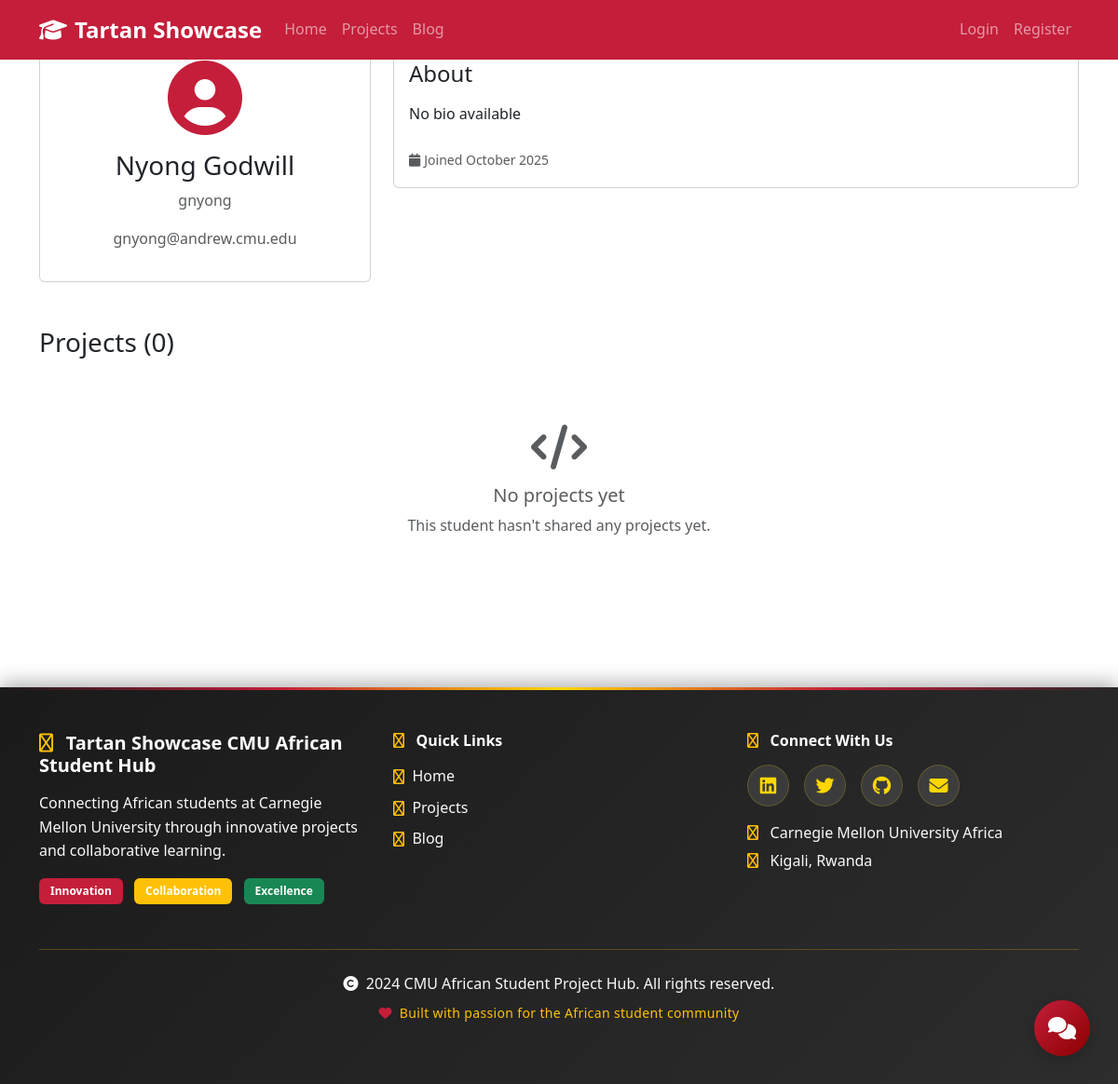
The app's page /student/1, older data.
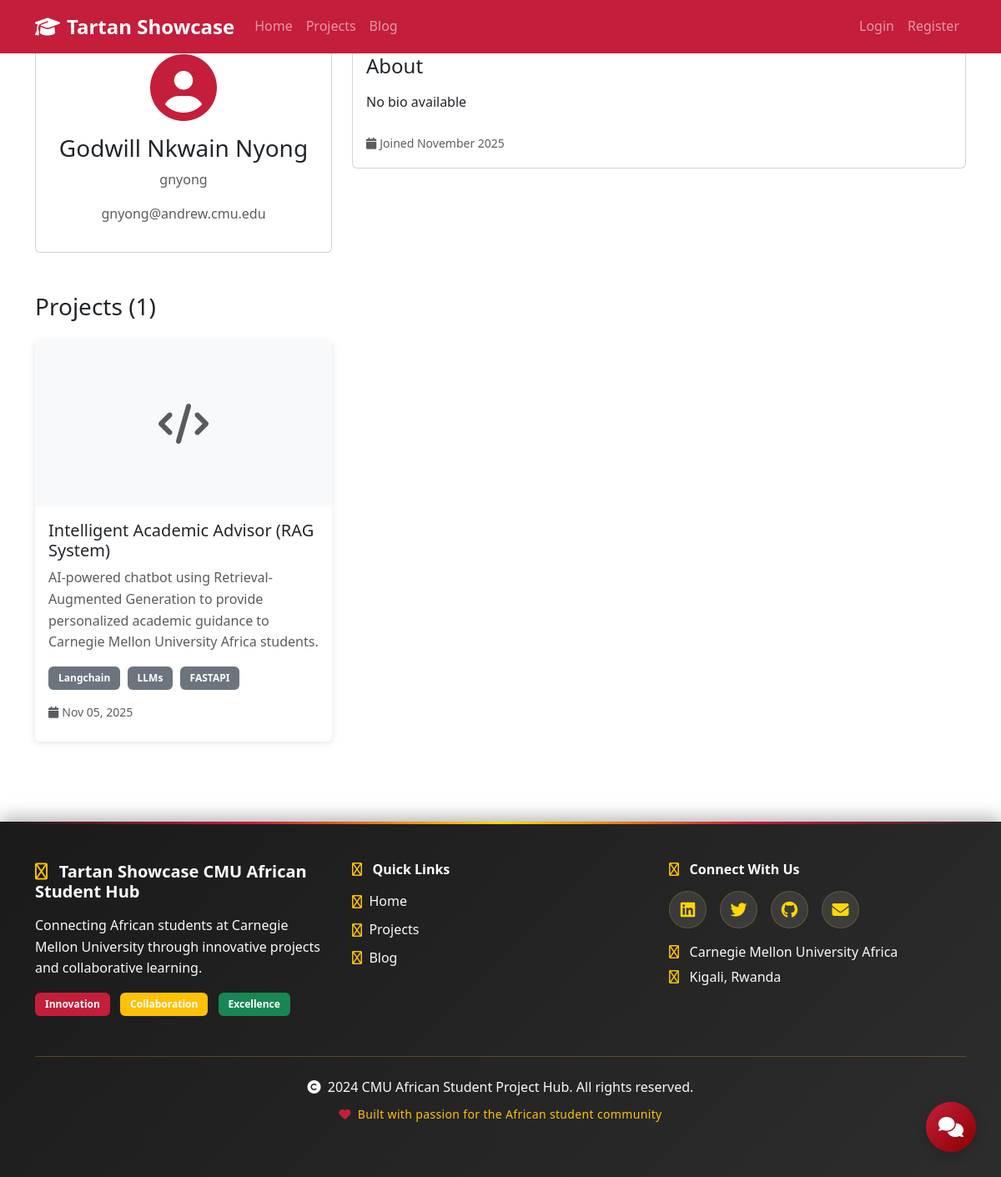
The same page, newer data.
### app.py (models this page shows, shortened)
class User(UserMixin, db.Model):
    id = db.Column(db.Integer, primary_key=True)
    andrew_id = db.Column(db.String(20), unique=True, nullable=False)
    password_hash = db.Column(db.String(60), nullable=False)
    full_name = db.Column(db.String(100), nullable=False)
    email = db.Column(db.String(120), unique=True, nullable=False)
    bio = db.Column(db.Text)
    research_interests = db.Column(db.Text)
    contact_info = db.Column(db.Text)
    profile_image = db.Column(db.String(200))
    date_joined = db.Column(db.DateTime, default=datetime.utcnow)
    projects = db.relationship('Project', backref='user', lazy=True, cascade='all, delete-orphan')
    blog_posts = db.relationship('BlogPost', backref='user', lazy=True, cascade='all, delete-orphan')
    comments = db.relationship('Comment', backref='user', lazy=True, cascade='all, delete-orphan')

class Project(db.Model):
    id = db.Column(db.Integer, primary_key=True)
    title = db.Column(db.String(200), nullable=False)
    description = db.Column(db.Text, nullable=False)
    image_url = db.Column(db.String(200))
    github_url = db.Column(db.String(200))
    demo_url = db.Column(db.String(200))
    technologies = db.Column(db.Text)
    user_id = db.Column(db.Integer, db.ForeignKey('user.id'), nullable=False)
    date_created = db.Column(db.DateTime, default=datetime.utcnow)
    is_featured = db.Column(db.Boolean, default=False)

### app.py (the view)
@app.route('/student/<int:user_id>')
def student_profile(user_id):
    user = User.query.get_or_404(user_id)
    projects = Project.query.filter_by(user_id=user_id).order_by(Project.date_created.desc()).all()
    return render_template('student_profile.html', student=user, projects=projects)

### templates/student_profile.html (shortened to what this page needs)
{% extends "base.html" %}  {% block content %}
<div class="container py-5">
  <div class="row mb-5">
    <div class="col-lg-4">
      <div class="card">
        <div class="card-body text-center">
          <div class="student-avatar mb-3">
            {% if student.profile_image %}
            <img
              src="{{ student.profile_image }}"
              class="rounded-circle"
              width="120"
              height="120"
              alt="{{ student.full_name }}"
            />
            {% else %}
            <i class="fas fa-user-circle fa-5x text-primary"></i>
            {% endif %}
          </div>
          <h3 class="card-title">{{ student.full_name }}</h3>
          <p class="text-muted">{{ student.andrew_id }}</p>
          <p class="text-muted">{{ student.email }}</p>
        </div>
      </div>
    </div>
    <div class="col-lg-8">
      <div class="card">
        <div class="card-body">
          <h4 class="card-title mb-3">About</h4>
          <p class="card-text">{{ student.bio or 'No bio available' }}</p>
          <div class="mt-4">
            <small class="text-muted">
              <i class="fas fa-calendar me-1"></i>Joined {{
              student.date_joined.strftime('%B %Y') }}
            </small>
          </div>
        </div>
      </div>
    </div>
  </div>
  <div class="row">
    <div class="col-12">
      <h3 class="mb-4">Projects ({{ projects|length }})</h3>
      {% if projects %}
      <div class="row g-4">
        {% for project in projects %}
        <div class="col-lg-4 col-md-6">
          <div class="card h-100 project-card">
            {% if project.image_url %}
            <img
              src="{{ project.image_url }}"
              class="card-img-top"
              alt="{{ project.title }}"
            />
            {% else %}
            <div
              class="card-img-top bg-light d-flex align-items-center justify-content-center"
              style="height: 200px"
            >
              <i class="fas fa-code fa-3x text-muted"></i>
            </div>
            {% endif %}
            <div class="card-body d-flex flex-column">
              <h5 class="card-title">{{ project.title }}</h5>
              <p class="card-text text-muted">
                {{ project.description[:150] }}
              </p>
              {% if project.technologies %}
              <div class="mb-3">
                {% for tech in project.technologies.split(',') %}
                <span class="badge bg-secondary me-1">{{ tech.strip() }}</span>
                {% endfor %}
              </div>
              {% endif %}
              <div class="mt-auto">
                <div
                  class="d-flex justify-content-between align-items-center mb-2"
                >
                  <small class="text-muted">
                    <i class="fas fa-calendar me-1"></i>{{
                    project.date_created.strftime('%b %d, %Y') }}
                  </small>
                </div>
              </div>
            </div>
          </div>
        </div>
        {% endfor %}
      </div>
      {% else %}
      <div class="text-center py-5">
        <i class="fas fa-code fa-3x text-muted mb-3"></i>
        <h5 class="text-muted">No projects yet</h5>
        <p class="text-muted">This student hasn't shared any projects yet.</p>
      </div>
      {% endif %}
    </div>
  </div>
</div>
{% endblock %}

### templates/base.html (shortened to what this page needs)
<!DOCTYPE html>
<html lang="en">
  <head>
    <link
      href="https://cdn.jsdelivr.net/npm/bootstrap@5.3.0/dist/css/bootstrap.min.css"
      rel="stylesheet"
    />
    <link
      rel="stylesheet"
      href="https://cdnjs.cloudflare.com/ajax/libs/font-awesome/6.4.0/css/all.min.css"
    />
    <link
      rel="stylesheet"
      href="{{ url_for('static', filename='css/style.css') }}"
    />
  </head>
  <body>
    <nav class="navbar navbar-expand-lg navbar-dark bg-primary fixed-top">
      <div class="container">
        <a class="navbar-brand fw-bold" href="{{ url_for('home') }}">
          <i class="fas fa-graduation-cap me-2"></i>Tartan Showcase
        </a>
        <div class="collapse navbar-collapse" id="navbarNav">
          <ul class="navbar-nav me-auto">
            <li class="nav-item">
              <a class="nav-link" href="{{ url_for('home') }}">Home</a>
            </li>
            <li class="nav-item">
              <a class="nav-link" href="{{ url_for('projects') }}">Projects</a>
            </li>
            <li class="nav-item">
              <a class="nav-link" href="{{ url_for('blog') }}">Blog</a>
            </li>
          </ul>
          <ul class="navbar-nav">
            {% if current_user.is_authenticated %}
            <li class="nav-item dropdown">
              <a
                class="nav-link dropdown-toggle"
                href="#"
                role="button"
                data-bs-toggle="dropdown"
              >
                <i class="fas fa-user me-1"></i>{{ current_user.full_name }}
              </a>
              <ul class="dropdown-menu">
                <li>
                  <a class="dropdown-item" href="{{ url_for('dashboard') }}"
                    >Dashboard</a
                  >
                </li>
                <li>
                  <a
                    class="dropdown-item"
                    href="{{ url_for('student_profile', user_id=current_user.id) }}"
                    >Profile</a
                  >
                </li>
                <li><hr class="dropdown-divider" /></li>
                <li>
                  <a class="dropdown-item" href="{{ url_for('logout') }}"
                    >Logout</a
                  >
                </li>
              </ul>
            </li>
            {% else %}
            <li class="nav-item">
              <a class="nav-link" href="{{ url_for('login') }}">Login</a>
            </li>
            <li class="nav-item">
              <a class="nav-link" href="{{ url_for('register') }}">Register</a>
            </li>
            {% endif %}
          </ul>
        </div>
      </div>
    </nav>
    <main>{% block content %}{% endblock %}</main>
    <footer class="footer-cmu py-5 mt-5">
      <div class="container">
        <div class="row">
          <div class="col-md-4 mb-4">
            <h5 class="fw-bold mb-3 text-white">
              <i class="fas fa-graduation-cap me-2 text-warning"></i>
              Tartan Showcase CMU African Student Hub
            </h5>
            <p class="text-light">
              Connecting African students at Carnegie Mellon University through
              innovative projects and collaborative learning.
            </p>
            <div class="mt-3">
              <span class="badge bg-primary me-2">Innovation</span>
              <span class="badge bg-warning me-2">Collaboration</span>
              <span class="badge bg-success">Excellence</span>
            </div>
          </div>
          <div class="col-md-4 mb-4">
            <h6 class="fw-bold mb-3 text-white">
              <i class="fas fa-link me-2 text-warning"></i>
              Quick Links
            </h6>
            <ul class="list-unstyled">
              <li class="mb-2">
                <a
                  href="{{ url_for('home') }}"
                  class="text-light text-decoration-none d-flex align-items-center"
                >
                  <i class="fas fa-home me-2 text-warning"></i>Home
                </a>
              </li>
              <li class="mb-2">
                <a
                  href="{{ url_for('projects') }}"
                  class="text-light text-decoration-none d-flex align-items-center"
                >
                  <i class="fas fa-code me-2 text-warning"></i>Projects
                </a>
              </li>
              <li class="mb-2">
                <a
                  href="{{ url_for('blog') }}"
                  class="text-light text-decoration-none d-flex align-items-center"
                >
                  <i class="fas fa-blog me-2 text-warning"></i>Blog
                </a>
              </li>
            </ul>
          </div>
          <div class="col-md-4 mb-4">
            <h6 class="fw-bold mb-3 text-white">
              <i class="fas fa-share-alt me-2 text-warning"></i>
              Connect With Us
            </h6>
            <div class="d-flex gap-3 mb-3">
              <a href="#" class="social-link" title="LinkedIn">
                <i class="fab fa-linkedin fa-lg"></i>
              </a>
              <a href="#" class="social-link" title="Twitter">
                <i class="fab fa-twitter fa-lg"></i>
              </a>
              <a href="#" class="social-link" title="GitHub">
                <i class="fab fa-github fa-lg"></i>
              </a>
              <a href="#" class="social-link" title="Email">
                <i class="fas fa-envelope fa-lg"></i>
              </a>
            </div>
            <div class="contact-info">
              <p class="text-light mb-1">
                <i class="fas fa-map-marker-alt me-2 text-warning"></i>
                Carnegie Mellon University Africa
              </p>
              <p class="text-light mb-0">
                <i class="fas fa-globe me-2 text-warning"></i>
                Kigali, Rwanda
              </p>
            </div>
          </div>
        </div>
        <hr class="my-4 border-warning" />
        <div class="text-center">
          <p class="text-light mb-2">
            <i class="fas fa-copyright me-1"></i>
            2024 CMU African Student Project Hub. All rights reserved.
          </p>
          <p class="text-warning small">
            <i class="fas fa-heart me-1"></i>
            Built with passion for the African student community
          </p>
        </div>
      </div>
    </footer>
    <div class="floating-chat" id="chatButton">
      <i class="fas fa-comments"></i>
    </div>
  </body>
</html>

### static/css/style.css (style rules this page uses)
:root { --cmu-red: #c41e3a; --cmu-dark-red: #8b0000; --cmu-gold: #ffd700; --cmu-dark-gold: #b8860b; --cmu-blue: #1e3a8a; --cmu-light-blue: #3b82f6; --cmu-gray: #6b7280; --cmu-light-gray: #f3f4f6; --cmu-dark-gray: #374151; }
.bg-primary { background-color: var(--cmu-red) !important; }
.text-primary { color: var(--cmu-red) !important; }
body { font-family: "Segoe UI", Tahoma, Geneva, Verdana, sans-serif; line-height: 1.6; }
.navbar-brand { font-size: 1.5rem; font-weight: 700; }
.project-card, .blog-card { transition: transform 0.3s ease, box-shadow 0.3s ease; border: none; box-shadow: 0 2px 10px rgba(0, 0, 0, 0.1); }
.card-img-top { height: 200px; object-fit: cover; }
.floating-chat { position: fixed; bottom: 30px; right: 30px; width: 60px; height: 60px; background: var(--cmu-red); color: white; border-radius: 50%; display: flex; align-items: center; justify-content: center; cursor: pointer; box-shadow: 0 4px 15px rgba(0, 0, 0, 0.2); transition: all 0.3s ease; z-index: 1000; }
.floating-chat i { font-size: 1.5rem; }
.badge { font-size: 0.75rem; padding: 0.5rem 0.75rem; }
footer { background: linear-gradient(135deg, var(--cmu-dark-gray) 0%, #1a1a1a 100%); }
footer a { transition: color 0.3s ease; }
.footer-cmu { background: linear-gradient(135deg, #1a1a1a 0%, #2d2d2d 100%); position: relative; overflow: hidden; width: 100%; transition: all 0.3s ease; box-shadow: 0 -5px 20px rgba(0, 0, 0, 0.3); }
.footer-cmu::before { content: ""; position: absolute; top: 0; left: 0; right: 0; height: 3px; background: linear-gradient( 90deg, transparent, var(--cmu-red), var(--cmu-gold), var(--cmu-red), transparent ); }
.social-link { display: inline-flex; align-items: center; justify-content: center; width: 45px; height: 45px; background: rgba(255, 255, 255, 0.1); color: var(--cmu-gold); border-radius: 50%; text-decoration: none; transition: all 0.3s cubic-bezier(0.4, 0, 0.2, 1); backdrop-filter: blur(10px); border: 1px solid rgba(255, 215, 0, 0.2); }
.footer-cmu a { transition: all 0.3s ease; position: relative; }
.footer-cmu a::after { content: ""; position: absolute; bottom: -2px; left: 0; width: 0; height: 2px; background: var(--cmu-gold); transition: width 0.3s ease; }
.contact-info p { transition: all 0.3s ease; }
.footer-cmu .text-warning { font-weight: 500; letter-spacing: 0.025em; }
.footer-cmu .text-warning i { color: var(--cmu-red); animation: heartbeat 2s ease-in-out infinite; }
.floating-chat { position: fixed; bottom: 30px; right: 30px; width: 60px; height: 60px; background: linear-gradient(135deg, var(--cmu-red), var(--cmu-dark-red)); color: white; border-radius: 50%; display: flex; align-items: center; justify-content: center; cursor: pointer; box-shadow: 0 4px 15px rgba(0, 0, 0, 0.2); transition: all 0.3s ease; z-index: 1001; }

Row changes from the older to the newer data that the page shows:
changed User "gnyong": full_name "Nyong Godwill" → "Godwill Nkwain Nyong"; date_joined "October 2025" → "November 2025"
added Project: title "Intelligent Academic Advisor (RAG System)", description "AI-powered chatbot using Retrieval-Augmented Generation to provide personalized academic guidance to Carnegie Mellon University Africa students.", strip "Langchain" "LLMs" "FASTAPI", date_created "Nov 05, 2025"
Text that changed along with them:
{{ projects|length }}: "0" → "1"
text no longer shown: "No projects yet This student hasn't shared any projects yet."
